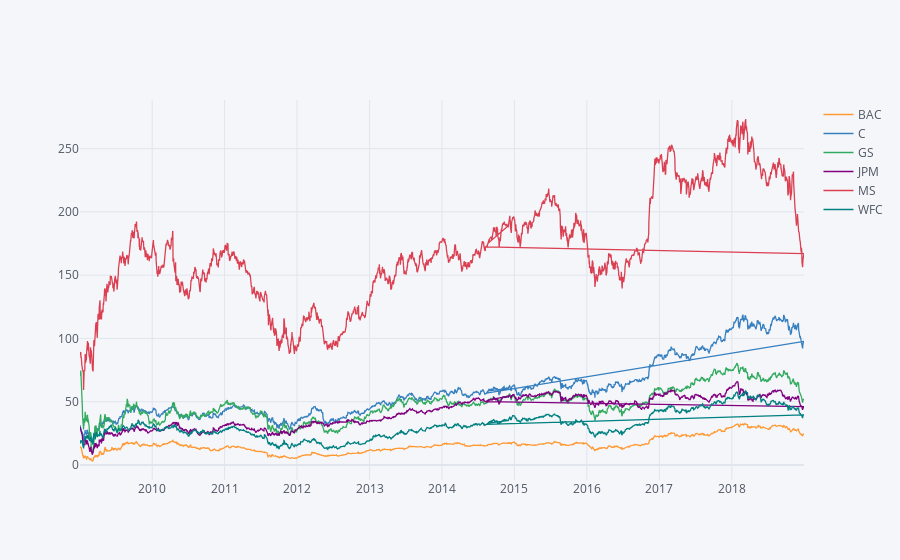

The code cell stored with this chart in its notebook:
### Code cell
bank_stocks.xs(key='close',axis=1,level='Stock Info').iplot()

### Figure 1 — Plotly figure (JSON) as saved in the notebook; plotly's stock layout.template omitted (floating-point values rounded to 4 significant figures; data arrays with more than 128 entries replaced by an {"elided": "..."} marker saying what was removed)
{"data": [{"line": {"color": "rgba(255, 153, 51, 1.0)", "dash": "solid", "shape": "linear", "width": 1.3}, "mode": "lines", "name": "BAC", "text": "", "type": "scatter", "x": {"elided": "2527 str values"}, "y": {"elided": "2527 mixed values"}}, {"line": {"color": "rgba(55, 128, 191, 1.0)", "dash": "solid", "shape": "linear", "width": 1.3}, "mode": "lines", "name": "C", "text": "", "type": "scatter", "x": {"elided": "2527 str values"}, "y": {"elided": "2527 float values"}}, {"line": {"color": "rgba(50, 171, 96, 1.0)", "dash": "solid", "shape": "linear", "width": 1.3}, "mode": "lines", "name": "GS", "text": "", "type": "scatter", "x": {"elided": "2527 str values"}, "y": {"elided": "2527 mixed values"}}, {"line": {"color": "rgba(128, 0, 128, 1.0)", "dash": "solid", "shape": "linear", "width": 1.3}, "mode": "lines", "name": "JPM", "text": "", "type": "scatter", "x": {"elided": "2527 str values"}, "y": {"elided": "2527 float values"}}, {"line": {"color": "rgba(219, 64, 82, 1.0)", "dash": "solid", "shape": "linear", "width": 1.3}, "mode": "lines", "name": "MS", "text": "", "type": "scatter", "x": {"elided": "2527 str values"}, "y": {"elided": "2527 float values"}}, {"line": {"color": "rgba(0, 128, 128, 1.0)", "dash": "solid", "shape": "linear", "width": 1.3}, "mode": "lines", "name": "WFC", "text": "", "type": "scatter", "x": {"elided": "2527 str values"}, "y": {"elided": "2527 float values"}}], "layout": {"legend": {"bgcolor": "#F5F6F9", "font": {"color": "#4D5663"}}, "paper_bgcolor": "#F5F6F9", "plot_bgcolor": "#F5F6F9", "title": {"font": {"color": "#4D5663"}}, "xaxis": {"gridcolor": "#E1E5ED", "showgrid": true, "tickfont": {"color": "#4D5663"}, "title": {"font": {"color": "#4D5663"}, "text": ""}, "zerolinecolor": "#E1E5ED"}, "yaxis": {"gridcolor": "#E1E5ED", "showgrid": true, "tickfont": {"color": "#4D5663"}, "title": {"font": {"color": "#4D5663"}, "text": ""}, "zerolinecolor": "#E1E5ED"}}}
